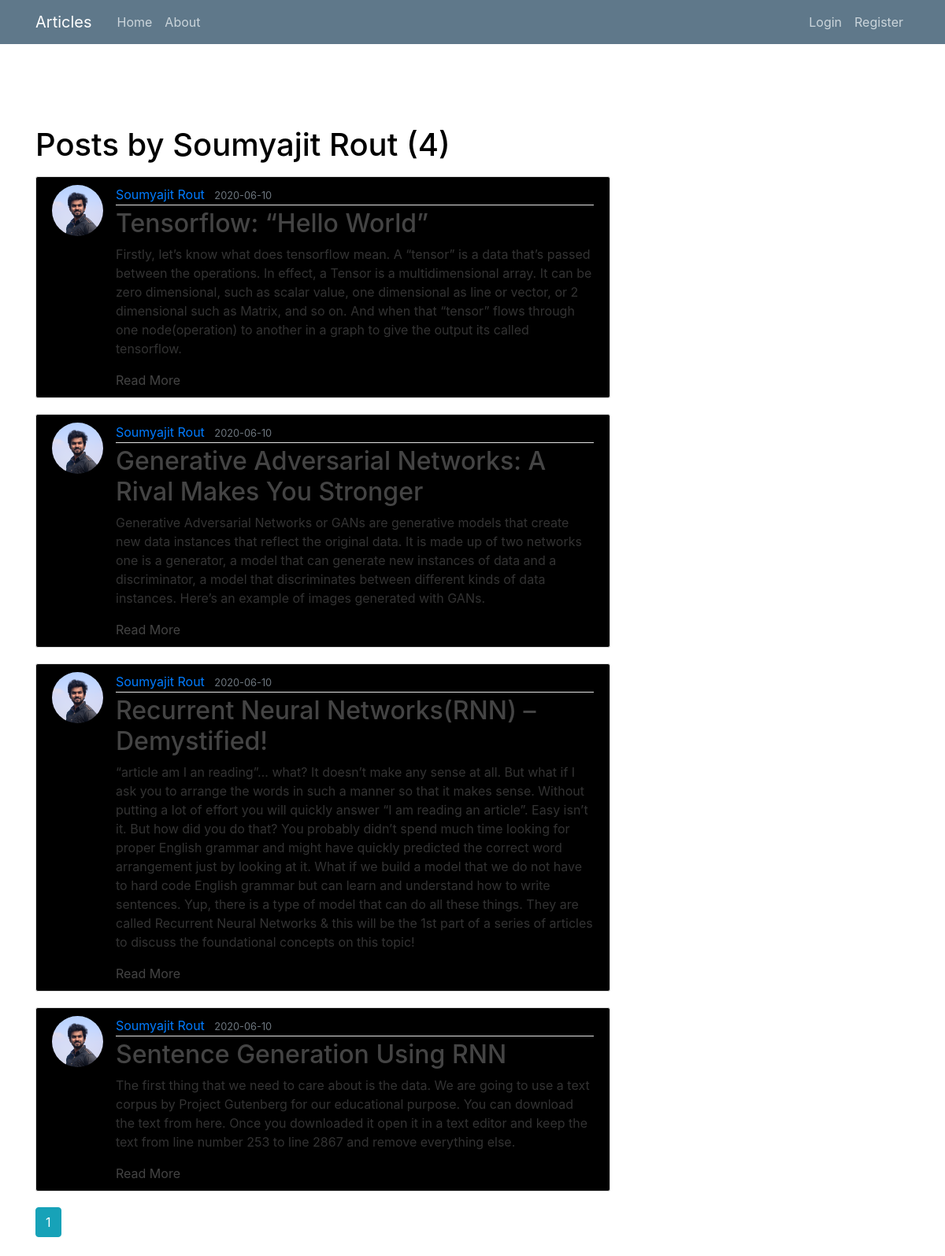
The page /user/Soumyajit Rout on the database its author committed.
### flaskblog/models.py (models this page shows, shortened)
class User(db.Model, UserMixin):
    id = db.Column(db.Integer, primary_key=True)
    username = db.Column(db.String(20), unique=True, nullable=False)
    email = db.Column(db.String(120), unique=True, nullable=False)
    image_file = db.Column(db.String(20), nullable=False, default='default.jpg')
    password = db.Column(db.String(60), nullable=False)
    posts = db.relationship('Post', backref='author', lazy=True)

class Post(db.Model):
    id = db.Column(db.Integer, primary_key=True)
    title = db.Column(db.String(100), nullable=False)
    date_posted = db.Column(db.DateTime, nullable=False, default=datetime.utcnow)
    content = db.Column(db.Text, nullable=False)
    link = db.Column(db.Text,nullable=False)
    user_id = db.Column(db.Integer, db.ForeignKey('user.id'), nullable=False)

### flaskblog/users/routes.py (the view)
@users.route("/user/<string:username>")
def user_posts(username):
    page = request.args.get('page', 1, type=int)
    user = User.query.filter_by(username=username).first_or_404()
    posts = Post.query.filter_by(author=user).order_by(Post.date_posted.desc()).paginate(page=page, per_page=5)
    return render_template('user_posts.html', posts=posts, user=user)

### flaskblog/templates/user_posts.html
{% extends "layout.html" %}
{% block content %}
    <h1 class="mb-3">Posts by {{ user.username }} ({{ posts.total }})</h1>
    {% for post in posts.items %}
        <article class="media content-section">
          <img class="rounded-circle article-img" src="{{ url_for('static', filename='profile_pics/' + post.author.image_file) }}">
          <div class="media-body">
            <div class="article-metadata">
              <a class="mr-2" href="{{ url_for('users.user_posts', username=post.author.username) }}">{{ post.author.username }}</a>
              <small class="text-muted">{{ post.date_posted.strftime('%Y-%m-%d') }}</small>
            </div>
            <h2><a class="article-title" href="{{ url_for('posts.post', post_id=post.id) }}">{{ post.title }}</a></h2>
            <p class="article-content">{{ post.content }}</p>
            <a class="article-title" href="{{ post.link }}">Read More</a>
          </div>
        </article>
    {% endfor %}
    {% for page_num in posts.iter_pages(left_edge=1, right_edge=1, left_current=1, right_current=2) %}
      {% if page_num %}
        {% if posts.page == page_num %}
          <a class="btn btn-info mb-4" href="{{ url_for('users.user_posts', username=user.username, page=page_num) }}">{{ page_num }}</a>
        {% else %}
          <a class="btn btn-outline-info mb-4" href="{{ url_for('users.user_posts', username=user.username, page=page_num) }}">{{ page_num }}</a>
        {% endif %}
      {% else %}
        ...
      {% endif %}
    {% endfor %}
{% endblock content %}

### flaskblog/static/main.css (style rules this page uses)
body { background: #ffff; color: #333333; margin-top: 10rem; }
h1, h2, h3, h4, h5, h6 { color: #000; }
.content-section { background: #000; padding: 10px 20px; border: 1px solid #dddddd; border-radius: 3px; margin-bottom: 20px; }
.article-title { color: #444444; }
.article-content { white-space: pre-line; }
.article-img { height: 65px; width: 65px; margin-right: 16px; }
.article-metadata { padding-bottom: 1px; margin-bottom: 4px; border-bottom: 1px solid #e3e3e3 }

### rows shown on the page
User: username "Soumyajit Rout"
Post: image_file (picture), author.username "Soumyajit Rout", date_posted "2020-06-10", title "Tensorflow: “Hello World”", content "Firstly, let’s know what does tensorflow mean. A “tensor” is a data that’s passed between the operations. In effect, a Tensor is a multidimensional array. It can be zero dimensional, such as scalar value, one dimensional as line or vector, or 2 dimensional such as Matrix, and so on. And when that “tensor” flows through one node(operation) to another in a graph to give the output its called tensorflow."
Post: image_file (picture), author.username "Soumyajit Rout", date_posted "2020-06-10", title "Generative Adversarial Networks: A Rival Makes You Stronger", content "Generative Adversarial Networks or GANs are generative models that create new data instances that reflect the original data. It is made up of two networks one is a generator, a model that can generate new instances of data and a discriminator, a model that discriminates between different kinds of data instances. Here’s an example of images generated with GANs."
Post: image_file (picture), author.username "Soumyajit Rout", date_posted "2020-06-10", title "Recurrent Neural Networks(RNN) – Demystified!", content "“article am I an reading”… what? It doesn’t make any sense at all. But what if I ask you to arrange the words in such a manner so that it makes sense. Without putting a lot of effort you will quickly answer “I am reading an article”. Easy isn’t it. But how did you do that? You probably didn’t spend much time looking for proper English grammar and might have quickly predicted the correct word arrangement just by looking at it. What if we build a model that we do not have to hard code English grammar but can learn and understand how to write sentences. Yup, there is a type of model that can do all these things. They are called Recurrent Neural Networks & this will be the 1st part of a series…"
Post: image_file (picture), author.username "Soumyajit Rout", date_posted "2020-06-10", title "Sentence Generation Using RNN", content "The first thing that we need to care about is the data. We are going to use a text corpus by Project Gutenberg for our educational purpose. You can download the text from here. Once you downloaded it open it in a text editor and keep the text from line number 253 to line 2867 and remove everything else."

### other values the page prints
{{ posts.total }} "4"
{{ page_num }} "1"
